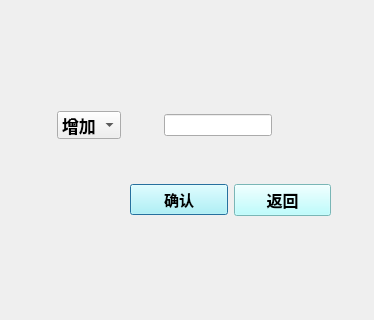
<?xml version="1.0" encoding="UTF-8"?>
<ui version="4.0">
 <class>changeFoodRest</class>
 <widget class="QDialog" name="changeFoodRest">
  <property name="geometry">
   <rect>
    <x>0</x>
    <y>0</y>
    <width>374</width>
    <height>320</height>
   </rect>
  </property>
  <property name="windowTitle">
   <string>Dialog</string>
  </property>
  <widget class="QWidget" name="horizontalLayoutWidget">
   <property name="geometry">
    <rect>
     <x>20</x>
     <y>90</y>
     <width>291</width>
     <height>71</height>
    </rect>
   </property>
   <layout class="QHBoxLayout" name="horizontalLayout">
    <item>
     <widget class="QComboBox" name="comboBox">
      <property name="sizePolicy">
       <sizepolicy hsizetype="Maximum" vsizetype="Fixed">
        <horstretch>0</horstretch>
        <verstretch>0</verstretch>
       </sizepolicy>
      </property>
      <property name="font">
       <font>
        <family>Arial</family>
        <pointsize>13</pointsize>
        <bold>true</bold>
       </font>
      </property>
      <property name="styleSheet">
       <string notr="true"/>
      </property>
      <item>
       <property name="text">
        <string>增加</string>
       </property>
      </item>
      <item>
       <property name="text">
        <string>减少</string>
       </property>
      </item>
     </widget>
    </item>
    <item>
     <widget class="QLineEdit" name="lineEdit">
      <property name="sizePolicy">
       <sizepolicy hsizetype="Maximum" vsizetype="Fixed">
        <horstretch>0</horstretch>
        <verstretch>0</verstretch>
       </sizepolicy>
      </property>
     </widget>
    </item>
   </layout>
  </widget>
  <widget class="QWidget" name="horizontalLayoutWidget_2">
   <property name="geometry">
    <rect>
     <x>130</x>
     <y>160</y>
     <width>201</width>
     <height>80</height>
    </rect>
   </property>
   <layout class="QHBoxLayout" name="horizontalLayout_2">
    <item>
     <widget class="QPushButton" name="pushButton">
      <property name="font">
       <font>
        <family>Arial</family>
        <pointsize>11</pointsize>
        <bold>true</bold>
       </font>
      </property>
      <property name="styleSheet">
       <string notr="true">background-color: rgb(170, 255, 255);</string>
      </property>
      <property name="text">
       <string>确认</string>
      </property>
     </widget>
    </item>
    <item>
     <widget class="QPushButton" name="pushButton_2">
      <property name="font">
       <font>
        <family>Arial</family>
        <pointsize>12</pointsize>
        <bold>true</bold>
       </font>
      </property>
      <property name="styleSheet">
       <string notr="true">background-color: rgb(170, 255, 255);</string>
      </property>
      <property name="text">
       <string>返回</string>
      </property>
     </widget>
    </item>
   </layout>
  </widget>
 </widget>
 <resources/>
 <connections/>
</ui>
